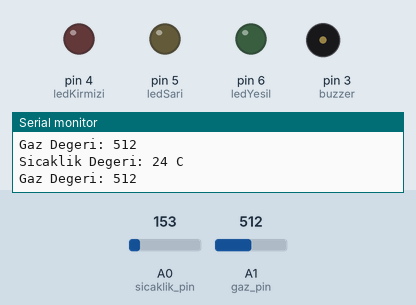
The sketch below on a simulated Arduino Uno, built with avr-gcc and run on an emulated ATmega328P. Parts: output pins drawn as LEDs (lit = HIGH), buzzer (waves = sounding, pin HIGH), the last lines printed to the serial monitor. The inputs (shaded band) are chosen by the test bench; at power-on: A1 (gaz_pin) = 512, A0 (sicaklik_pin) = 153.

Above: at 1.2 s.
1.3 s: A1 (gaz_pin) set to 464
4.3 s: A1 (gaz_pin) set to 438
At 5.5 s:
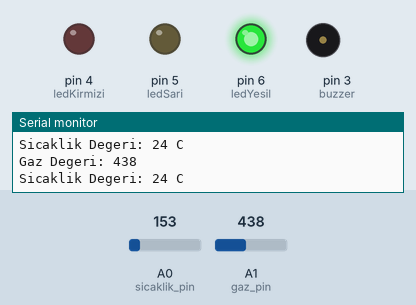
5.8 s: A0 (sicaklik_pin) set to 128
7.3 s: A0 (sicaklik_pin) set to 108
Timing chart, 0 to 10.3 s (numbered marks = the images above; inputs shaded):
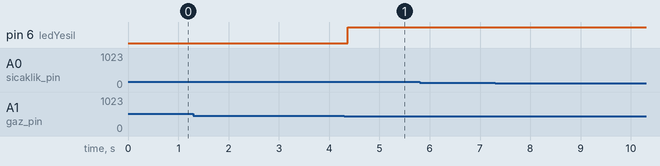

The sketch:

yangin_alarmi_sicaklik_gaz_control.ino
```cpp
int buzzer = 3;  //Buzzer pin atamamızı gerçekleştirdik.
int sicaklik_pin = A0; //Sıcaklık sensörü pin atamamızı gerçekleştirdik.
int gaz_pin = A1; //Gaz sensörü pin atamamızı gerçekleştirdik.
int sicaklik_degeri,gaz_degeri; //Gaz değerlerini saklamak için gerekli değerler atandı.

#define ledKirmizi 4
#define ledSari 5
#define ledYesil 6

//Ledlerimiz için pin atamamızı gerçekleştirdik.

void setup()
{

  Serial.begin(9600); //Seri monitör iletişimi başlatıldı.

  pinMode(buzzer, OUTPUT);// Buzzer çıkış olarak atandı.

  pinMode(ledKirmizi, OUTPUT);// Kırmızı led çıkış olarak atandı.
  pinMode(ledSari, OUTPUT);// Sarı led çıkış olarak atandı.
  pinMode(ledYesil, OUTPUT);// Yesil led çıkış olarak atandı.

}

void loop()
{
  gaz_degeri = analogRead(gaz_pin); // Gaz değeri okundu.

  Serial.print("Gaz Degeri: ");
  Serial.println(gaz_degeri);// Gaz değeri ekrana yazdırıldı.

  int deger = analogRead(sicaklik_pin);// Sıcaklık değeri okundu.
  sicaklik_degeri = ((deger*4.88) - 500 ) / 10  ;// Sıcaklık değeri işlendi.

  Serial.print("Sicaklik Degeri: ");
  Serial.print(sicaklik_degeri);
  Serial.println(" C ");// Sıcaklık değeri ekrana yazdırıldı.

  // Soruda verilen şart gerçekleştirildi.
  if (sicaklik_degeri > 40 && gaz_degeri<600 && gaz_degeri>450)
  {
    tone(buzzer,200);// Buzzer 200Hz ile çalıştırıldı.

    digitalWrite(ledKirmizi,LOW);// Kırmızı led kapatıldı.
    digitalWrite(ledSari,HIGH);// Sarı led açıldı.
    digitalWrite(ledYesil,LOW);// Yesli led kapatıldı.
  }
  // Soruda verilen şart gerçekleştirildi.
  else if(sicaklik_degeri > 50 && gaz_degeri>600)
  {
    tone(buzzer,500);// Buzzer 500Hz ile çalıştırıldı.

    digitalWrite(ledKirmizi,HIGH);// Kırmızı led açıldı.
    digitalWrite(ledSari,LOW);// Sarı led kapatıldı.
    digitalWrite(ledYesil,LOW);// Yesil led kapatıldı.
  }
  // Soruda verilen şart gerçekleştirildi.
  else if(sicaklik_degeri < 40 && gaz_degeri<450)
  {
    noTone(buzzer);// Buzzer kapatıldı.

    digitalWrite(ledKirmizi,LOW);// Kırmızı led kapatıldı.
    digitalWrite(ledSari,LOW);// Sarı led kapatıldı.
    digitalWrite(ledYesil,HIGH);// Yesil led açıldı.
  }
}
```

Measured:
- the behaviour switches between 450 and 449 on A1 (gaz_pin) (found by bisection; images 0 and 1)
- after the input at 4.3 s, pin 6 (ledYesil): LOW → HIGH after 0.07 s
